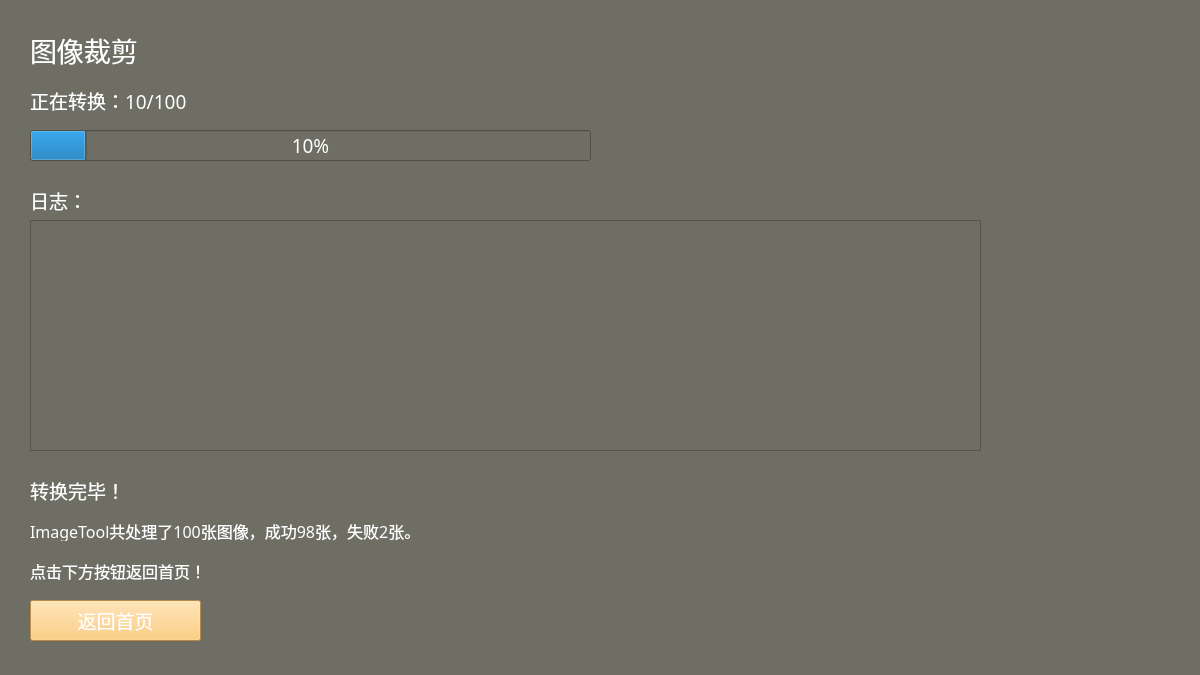
<?xml version="1.0" encoding="UTF-8"?>
<ui version="4.0">
 <class>CompressProcess</class>
 <widget class="QFrame" name="CompressProcess">
  <property name="geometry">
   <rect>
    <x>0</x>
    <y>0</y>
    <width>1200</width>
    <height>675</height>
   </rect>
  </property>
  <property name="windowTitle">
   <string>Frame</string>
  </property>
  <property name="styleSheet">
   <string notr="true">background-color: rgb(110, 110, 100);
color: rgb(255, 255, 255);</string>
  </property>
  <widget class="QLabel" name="labelProcessNum">
   <property name="geometry">
    <rect>
     <x>30</x>
     <y>80</y>
     <width>380</width>
     <height>40</height>
    </rect>
   </property>
   <property name="font">
    <font>
     <family>等线</family>
     <pointsize>14</pointsize>
    </font>
   </property>
   <property name="styleSheet">
    <string notr="true">color: rgb(255, 255, 255);</string>
   </property>
   <property name="text">
    <string>正在转换：10/100</string>
   </property>
  </widget>
  <widget class="QLabel" name="labelIcon">
   <property name="geometry">
    <rect>
     <x>1080</x>
     <y>0</y>
     <width>120</width>
     <height>120</height>
    </rect>
   </property>
   <property name="styleSheet">
    <string notr="true">image: url(:/IconPNG/Icon/Compress-3780.PNG);</string>
   </property>
   <property name="text">
    <string/>
   </property>
  </widget>
  <widget class="QLabel" name="labelInfo">
   <property name="geometry">
    <rect>
     <x>30</x>
     <y>480</y>
     <width>380</width>
     <height>21</height>
    </rect>
   </property>
   <property name="font">
    <font>
     <family>等线</family>
     <pointsize>14</pointsize>
    </font>
   </property>
   <property name="styleSheet">
    <string notr="true">color: rgb(255, 255, 255);</string>
   </property>
   <property name="text">
    <string>请耐心等待 不要退出或关闭程序！</string>
   </property>
  </widget>
  <widget class="QLabel" name="labelBackInfo">
   <property name="geometry">
    <rect>
     <x>30</x>
     <y>560</y>
     <width>551</width>
     <height>21</height>
    </rect>
   </property>
   <property name="font">
    <font>
     <family>等线</family>
     <pointsize>12</pointsize>
    </font>
   </property>
   <property name="styleSheet">
    <string notr="true">color: rgb(255, 255, 255);</string>
   </property>
   <property name="text">
    <string>点击下方按钮返回首页！</string>
   </property>
  </widget>
  <widget class="QLabel" name="labelTitle">
   <property name="geometry">
    <rect>
     <x>30</x>
     <y>30</y>
     <width>380</width>
     <height>40</height>
    </rect>
   </property>
   <property name="font">
    <font>
     <family>等线</family>
     <pointsize>20</pointsize>
    </font>
   </property>
   <property name="styleSheet">
    <string notr="true">color: rgb(255, 255, 255);</string>
   </property>
   <property name="text">
    <string>图像裁剪</string>
   </property>
  </widget>
  <widget class="QProgressBar" name="progressBar">
   <property name="geometry">
    <rect>
     <x>30</x>
     <y>130</y>
     <width>561</width>
     <height>31</height>
    </rect>
   </property>
   <property name="font">
    <font>
     <family>等线</family>
     <pointsize>14</pointsize>
    </font>
   </property>
   <property name="value">
    <number>10</number>
   </property>
  </widget>
  <widget class="QLabel" name="labelLogTitle">
   <property name="geometry">
    <rect>
     <x>30</x>
     <y>180</y>
     <width>380</width>
     <height>40</height>
    </rect>
   </property>
   <property name="font">
    <font>
     <family>等线</family>
     <pointsize>14</pointsize>
    </font>
   </property>
   <property name="styleSheet">
    <string notr="true">color: rgb(255, 255, 255);</string>
   </property>
   <property name="text">
    <string>日志：</string>
   </property>
  </widget>
  <widget class="QPlainTextEdit" name="plainTextEdit">
   <property name="geometry">
    <rect>
     <x>30</x>
     <y>220</y>
     <width>951</width>
     <height>231</height>
    </rect>
   </property>
   <property name="font">
    <font>
     <family>等线</family>
     <pointsize>12</pointsize>
    </font>
   </property>
   <property name="plainText">
    <string/>
   </property>
   <property name="textInteractionFlags">
    <set>Qt::TextSelectableByKeyboard|Qt::TextSelectableByMouse</set>
   </property>
  </widget>
  <widget class="QPushButton" name="pushButtonBack">
   <property name="geometry">
    <rect>
     <x>30</x>
     <y>600</y>
     <width>171</width>
     <height>41</height>
    </rect>
   </property>
   <property name="font">
    <font>
     <family>等线</family>
     <pointsize>14</pointsize>
    </font>
   </property>
   <property name="styleSheet">
    <string notr="true">background-color: rgb(253, 195, 99);</string>
   </property>
   <property name="text">
    <string>返回首页</string>
   </property>
  </widget>
  <widget class="QLabel" name="labelSummary">
   <property name="geometry">
    <rect>
     <x>30</x>
     <y>520</y>
     <width>551</width>
     <height>21</height>
    </rect>
   </property>
   <property name="font">
    <font>
     <family>等线</family>
     <pointsize>12</pointsize>
    </font>
   </property>
   <property name="styleSheet">
    <string notr="true">color: rgb(255, 255, 255);</string>
   </property>
   <property name="text">
    <string>ImageTool共处理了100张图像，成功98张，失败2张。</string>
   </property>
  </widget>
  <widget class="QLabel" name="labelProcessDone">
   <property name="geometry">
    <rect>
     <x>30</x>
     <y>470</y>
     <width>551</width>
     <height>40</height>
    </rect>
   </property>
   <property name="font">
    <font>
     <family>等线</family>
     <pointsize>14</pointsize>
    </font>
   </property>
   <property name="styleSheet">
    <string notr="true">color: rgb(255, 255, 255);</string>
   </property>
   <property name="text">
    <string>转换完毕！</string>
   </property>
  </widget>
 </widget>
 <resources/>
 <connections/>
</ui>
